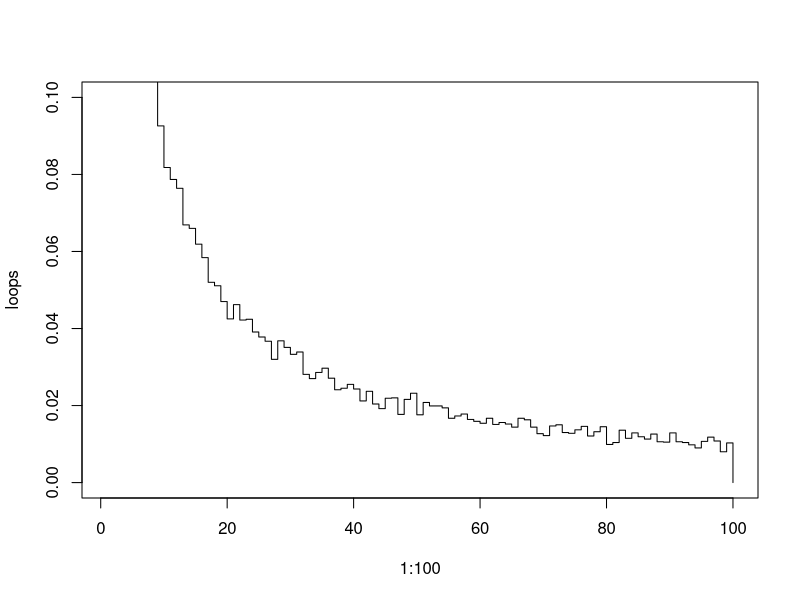

The R script that drew this image:
#,,Yeshwanth Zagabathuni s2319494
#https://github.com/jackclennon/statsProgrammingAssignment2/proj2.r 
#Contributions:  
start.time <- Sys.time()      
#The Prisioners problem is carried out as follows:

#The p() function does the simulation of the events based on the strategy of choosing
#We may loop over it 'nreps' number of times or in simple terms, 'nreps' simulations 
p <- function(n, k, strategy, shuffledboxes) {  
#Strategies 1 and 2 are quite similar compared to Strategy 3 and hence, we deal them in this block
#Strategy 3 is dealt at the else block
  if (strategy < 3) {  
    if (strategy==1) {        #As Strategy 1 says, we start with the Box with the Prisoner's number on it
      box_to_open <- shuffledboxes[k] #Thus, shuffledboxes[k]
    } else if (strategy==2) { #As Strategy 2 says, we need to start with a random numbered box 
      box_to_open <- shuffledboxes[sample(1:(2*n), 1)] #Thus we use sample() to generate a random Prison number
    }
    attempts <- 0             #attempts is initialized to 0 and will be incremented on each term
    
    #Now we simulate the Prisoner checking boxes for atmost 'n' attempts using the while() loop  
    #The loop terminates if box_to_open= k or in simple terms when the the box contains the card with the Prisoner's number(k) 
    while (box_to_open != k) {
      if (attempts == n) {    #If attempts=n, the Prisoner ran out of attempts 
        return(0)             #Thus we return 0 
      }
      box_to_open <- shuffledboxes[box_to_open] #We store the next Card number to check
      attempts <- attempts + 1                  #'attempts' is incremented by 1 and is an indication of "1 turn completed"
    }
    return(1)
  } else {           #Strategy 3 is to open 'n' random boxes and check them one by one
    choices <- shuffledboxes[sample(1:(2*n))][1:n]  #Randomly picking 'n' boxes is simulated using sample()
    for (box_to_open in choices) {                  #Every box is checked by the prisoner and this is simulated using for() loop
      if (box_to_open == k) {                       #If he Prisoner found his number in any of those boxes, it is a success
        return(1)                                   #And thus, 1 is returned
      }
    }
  }
  0      #If we reached this line, then that means that the Prisoner couldn't find his number in 'n' attempts
         #Thus, we return 0
}
pone <- function(n, k, strategy, nreps=10000) { 
#The pone() function estimates the probability of each prisioner finding his number.
#The parameters are: 
# 'n' - the maximum number of attempts a Prisoner gets to find his number                                                                   
# 'k' - The Prisoner's Number                                                                
#'strategy' - which is either 1 or 2 or 3                                                                 
#'nreps' - The number of simulations to run to estimate Probability (ideally 10000)
#And also note that '2n' refers to the number of Prisons 
  
  N <- 2*n          #We assign the value 2*n to the variable 'N' for easier understandability as we code further
  prisoners <- 1:N  #The 'prisioners' vector is assigned with the Prison numbers from 1 to 'N'
  nSuccesses <- 0   #The 'nSuccesses' variable counts the number of successes in a simulation that is done 'nreps' number of times.
                    #This variable is initialized to 0
#Now we run our simulation 'nreps' number of times using the p() function
#Based on the outcome of each simulation, either 1 or 0 will be added to nSuccesses
#If 1 is returned by p(), that means the Prisoner found his number inside 'n' attempts
#If 0 is returned by p(), that means the Prisoner did not find his number inside 'n' attempts
  for (rep in 1:nreps) {  
    shuffledboxes <- sample(prisoners)  #The numbers in the 'prisoners' vector are re-arranged in random order and assigned to 'shuffledboxes' 
    nSuccesses <- nSuccesses+p(n, k, strategy, shuffledboxes) #Now the p() function does the simulation and returns 0 or 1 as discussed above 
  }
  nSuccesses/nreps  #After 'nreps' number of simulations, we now know how many times the Prisoner 'k' suceeded 
                    #Hence the Probability is computed as: Number of Successes/ Total Number of Simulations 
}


pall <- function(n, strategy, nreps=10000) {
#The pall() function estimates the probability of all prisoners going free
#It takes 3 parameters:
# 'n' - the maximum number of attempts a Prisoner gets to find his number  
#'strategy' - which is either 1 or 2 or 3
#'nreps' - The number of simulations to run to estimate Probability (ideally 10000)

  N <- 2*n            #We assign the value 2*n to the variable 'N' for easier understandability 
  prisoners <- c(1:N) #The 'prisioners' vector is assigned with the Prison numbers from 1 to 'N'
  nSuccesses <- 0     #The 'nSuccesses' variable counts the number of successes in a simulation that is done 'nreps' number of times.
                      #This variable is initialized to 0
  
  for (rep in 1:nreps) {
    shuffle<-sample(1:N)  #The Prison numbers from 1 to N are shuffled at random using sample() and assigned to 'shuffle'
    tally<-lapply(prisoners,function(x) p(n,x,strategy,shuffle))#The lapply() runs the p() function for every Prisoner number (1 to N)
                                                                #in 'prisoners' vector.
                                                                #For each Prisoner 1 or 0 is returned, depending on Success or Failure
                                                                #If the list is completely filled with ones, all Prisoners have thus
                                                                #found their numbers and hence are set free.
      #If all Prisoners suceed in finding their number, it is a success
      #This is checked by the if "if(sum(unlist(tally))==N)" statement below
      #The unlist() function converts 'tally' from list to a vector and thus facilitates for sum() to be applied on
      #This condition can be visualised as an extension of pone() to 'N' prisoners
      #Each success conributes '1' to 'tally' and each failure contributes '0'
      #Thus if all Prisoners were successful, we get 1+1+1+.... 'N' times and thus the sum would simply be 'N' 
      #If the sum is less than N, then atleast one Prisoner didn't succeed in finding his/her number and thus
      #no one is set free.
      if (sum(unlist(tally))==N){
      nSuccesses<-nSuccesses+1  
                                #Thus 'nSuccesses' is incremented by 1
    }
  }
  nSuccesses/nreps  #After 'nreps' number of simulations, we now know how many times all Prioners succeeded 
                    #Hence the Probability is computed as: Number of Successes/ Total Number of Simulations 
}

#Our next step would be call the pone() function on all 3 strategies and for given values of 'n'
#n=5, k=1 and strategy = i (i=1,2,3)
#Next we do the same with n=50
#n=50, k=1 and strategy = i (i=1,2,3)
#The 6 results obtained are better illustrated in a matrix where each row represents results of ith strategy 
#The first column is the set of results for n=5 while the second is for n=50                 
PoneExample<-matrix(c(pone(5, 1, 1), pone(5, 1, 2), pone(5, 1, 3), pone(50, 1, 1), pone(50, 1, 2), pone(50, 1, 3)), 3, 2)
colnames(PoneExample)<-c("n=5","n=50")
rownames(PoneExample)<-c("Strategy1","Strategy2","Strategy3")

#Our next step would be call the pall() function on all 3 strategies and for given values of 'n'
#n=5, k=1 and strategy = i (i=1,2,3)
#Next we do the same with n=50
#n=50, k=1 and strategy = i (i=1,2,3)
#The 6 results obtained are illustrated in the matrix just like how we did for pone() 
#Once again, each row represents results of ith strategy 
#The first column is the set of results for n=5 while the second is for n=50         
PallExample<-matrix(c(pall(5, 1), pall(5, 2), pall(5, 3), pall(50, 1), pall(50, 2), pall(50, 3)), 3, 2)
colnames(PallExample)<-c("n=5","n=50") #Each column carries results for n=5, n=50 respectively and thus are labelled 'n=5' and 'n=50'
rownames(PallExample)<-c("Strategy1","Strategy2","Strategy3") #Each row corresponds to Strategy i (i=1,2,3)
print(PoneExample)     #This line prints the PoneExample matrix
print(PallExample)     #This line prints the PallExample matrix

#What was surprising about the results?

#Strategies 1 and 2 were very interesting comparisons! 
#We were curious as to how Strategy 1 was the most efficient and had the highest success Probability in both cases.
#We were especially amazed on how the success rate of Strategy 2 was lower compared to Strategy 1 considering that
#the only difference was that we began with a Random box, compared to starting with a box with the Prisoner's number 
#on it, as done in Strategy 1. The box that the prisoner started with, made a difference! 
#Strategy 3 for 1 Prisoner had really high Success rate and came close to matching Strategy 1. But as the
#number of prisoners increased (n=5 and then n=50), it only got worse and was eventually rendered least efficient. 
                  
                  
dloop <- function(n, nreps=10000) { 
#Now we write the dloop() function to estimate the probability of each loop from 1 to 2n
#occuring atleast once in a random shuffling of cards to boxes
  N <- 2*n               #We assign the value 2*n to the variable 'N' for easier understandability            
  prisoners <- c(1:N)    #The 'prisioners' vector is assigned with the Prison numbers from 1 to 'N'
  loops <- rep(0, N)     #We make a loops vector of length N and initialize it with 0s using rep() 
  for (rep in 1:nreps) { #We perform the simulation 'nreps' number of times
    shuffle<-sample(1:N) #The Prison numbers from 1 to N are shuffled at random using sample() and assigned to 'shuffle'
    tally<-lapply(prisoners,function(x) d(n,x,shuffle)) #The lapply() runs the d() function for every Prisoner number (1 to N)
                                                        #in 'prisoners' vector.
    tally <- unique(tally) #unique() helps to filter duplicates and thus update the count-storage vector, loops[]
    for (t in tally) {
      loops[t] <- loops[t] + 1 #This step keeps updating the counter vector, loops[] on every simulation 
                               #By the end of this loop, each loops[t] will have number of occurences of each loop of length 't'
    }
  }
  loops <- loops/nreps  #The probability of each loops is computed and stored as loops[i]/nreps
  #Here we apply the law of probability p(c)=1-p(c')
  #c = "probability of each loop from 1 to 2n occuring "atleast once" in a random shuffling of cards to boxes"
  #c' = "probability of each loop from 1 to 2n "not occuring" in a random shuffling of cards to boxes"
  #Thus we print, '1-sum(loops[n:N])'
  print(1-sum(loops[n:N]))
  plot(1:100, loops, ylim=c(0,0.1),type='s') #Now let's visualize with a Staircase plot
}

d <- function(n, k, shuffledboxes) {
  #The d() function is similar to p() and helps to run simulations
  #Except, this time we're using it to count occurence of each loop of length from 1 to 'N'
  box_to_open <- shuffledboxes[k] #The first box we open as in Strategy 1
  attempts <- 0                   #'attempts' is initialized to 0 and will be incremented on each term
  while (box_to_open != k) { #The loop terminates if box_to_open= k or in simple terms when the the box contains the card with the Prisoner's number(k) 
    box_to_open <- shuffledboxes[box_to_open] #We store the next Card number to check
    attempts <- attempts + 1      #'attempts' is incremented by 1 and is an indication of "1 turn completed"
  }
  return(attempts)                #Returns number of attempts or length of the loop.
}

dloop(50)  #Now we run dloop() function with n=50

end.time <- Sys.time()
time.taken <- round(end.time - start.time,2)
time.taken
